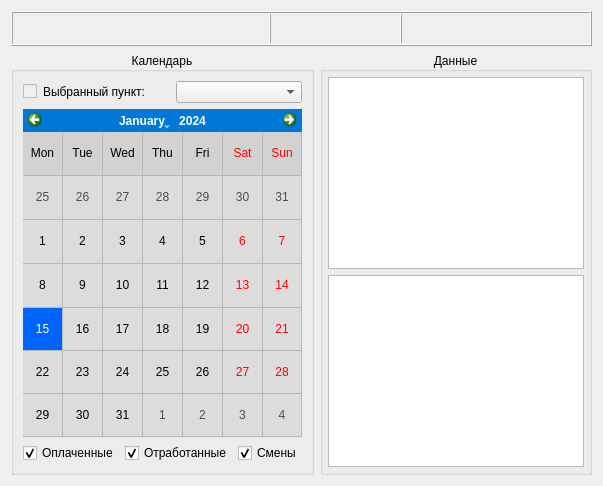
      <widget class="QWidget" name="tab">
       <attribute name="title">
        <string>График</string>
       </attribute>
       <layout class="QGridLayout" name="gridLayout_3">
        <item row="1" column="0">
         <widget class="QGroupBox" name="groupBox_3">
          <property name="title">
           <string>Календарь</string>
          </property>
          <property name="alignment">
           <set>Qt::AlignCenter</set>
          </property>
          <property name="flat">
           <bool>false</bool>
          </property>
          <layout class="QGridLayout" name="gridLayout_6">
           <item row="0" column="0">
            <layout class="QHBoxLayout" name="horizontalLayout_6">
             <item>
              <widget class="QCheckBox" name="checkBoxEmployeeView">
               <property name="enabled">
                <bool>false</bool>
               </property>
               <property name="sizePolicy">
                <sizepolicy hsizetype="Fixed" vsizetype="Fixed">
                 <horstretch>0</horstretch>
                 <verstretch>0</verstretch>
                </sizepolicy>
               </property>
               <property name="toolTip">
                <string>Отображение от лица сотрудника</string>
               </property>
              </widget>
             </item>
             <item>
              <widget class="QLabel" name="label_2">
               <property name="text">
                <string>Выбранный пункт:</string>
               </property>
              </widget>
             </item>
             <item>
              <widget class="QComboBox" name="comboBoxPoint"/>
             </item>
            </layout>
           </item>
           <item row="1" column="0">
            <widget class="QCalendarWidget" name="calendarWidget">
             <property name="sizePolicy">
              <sizepolicy hsizetype="Expanding" vsizetype="Expanding">
               <horstretch>0</horstretch>
               <verstretch>0</verstretch>
              </sizepolicy>
             </property>
             <property name="minimumSize">
              <size>
               <width>0</width>
               <height>0</height>
              </size>
             </property>
             <property name="styleSheet">
              <string notr="true">QCalendarWidget QToolButton {
  	color: white;
	background-color: rgb(0, 120, 215);
  }
  
  QCalendarWidget QSpinBox { 
  	color: white; 
	background-color: rgb(0, 120, 215);
  	selection-background-color: rgb(136, 136, 136);
  	selection-color: rgb(255, 255, 255);
  }
  /* header row */
  QCalendarWidget QWidget { alternate-background-color: rgb(210, 210, 210); }
   
  /* normal days */
  QCalendarWidget QAbstractItemView:enabled 
  {
  	color: black;  
  	background-color: rgb(220, 220, 220);  
	selection-background-color: rgb(0, 100, 255); 
  	selection-color: rgb(255, 255, 255); 
  }
   
  /* days in other months */
  /* navigation bar */
QCalendarWidget QWidget#qt_calendar_navigationbar
{  
	background-color: rgb(0, 120, 215);
}
QCalendarWidget QAbstractItemView:disabled 
{ 
color: rgb(77, 77, 77); 
}</string>
             </property>
             <property name="gridVisible">
              <bool>true</bool>
             </property>
             <property name="verticalHeaderFormat">
              <enum>QCalendarWidget::NoVerticalHeader</enum>
             </property>
             <property name="navigationBarVisible">
              <bool>true</bool>
             </property>
             <property name="dateEditEnabled">
              <bool>true</bool>
             </property>
            </widget>
           </item>
           <item row="2" column="0">
            <layout class="QHBoxLayout" name="horizontalLayout_3">
             <item>
              <widget class="QCheckBox" name="checkBoxPayedDays">
               <property name="text">
                <string>Оплаченные</string>
               </property>
               <property name="checked">
                <bool>true</bool>
               </property>
              </widget>
             </item>
             <item>
              <widget class="QCheckBox" name="checkBoxFinishedDays">
               <property name="text">
                <string>Отработанные</string>
               </property>
               <property name="checked">
                <bool>true</bool>
               </property>
              </widget>
             </item>
             <item>
              <widget class="QCheckBox" name="checkBoxShifts">
               <property name="text">
                <string>Смены</string>
               </property>
               <property name="checked">
                <bool>true</bool>
               </property>
              </widget>
             </item>
            </layout>
           </item>
          </layout>
         </widget>
        </item>
        <item row="0" column="0" colspan="2">
         <widget class="QFrame" name="frame">
          <property name="frameShape">
           <enum>QFrame::Box</enum>
          </property>
          <property name="frameShadow">
           <enum>QFrame::Raised</enum>
          </property>
          <property name="lineWidth">
           <number>1</number>
          </property>
          <layout class="QHBoxLayout" name="horizontalLayout_2">
           <property name="spacing">
            <number>0</number>
           </property>
           <property name="leftMargin">
            <number>0</number>
           </property>
           <property name="topMargin">
            <number>0</number>
           </property>
           <property name="rightMargin">
            <number>0</number>
           </property>
           <property name="bottomMargin">
            <number>0</number>
           </property>
           <item>
            <widget class="QToolButton" name="toolButtonArrow">
             <property name="toolTip">
              <string>Выделение</string>
             </property>
             <property name="text">
              <string/>
             </property>
             <property name="icon">
              <iconset resource="resource.qrc">
               <normaloff>:/image/toolBar/arrow.png</normaloff>:/image/toolBar/arrow.png</iconset>
             </property>
             <property name="iconSize">
              <size>
               <width>24</width>
               <height>24</height>
              </size>
             </property>
             <property name="checkable">
              <bool>false</bool>
             </property>
             <property name="toolButtonStyle">
              <enum>Qt::ToolButtonIconOnly</enum>
             </property>
             <property name="autoRaise">
              <bool>true</bool>
             </property>
            </widget>
           </item>
           <item>
            <widget class="QToolButton" name="toolButtonEmployees">
             <property name="toolTip">
              <string>Выбрать сотрудника</string>
             </property>
             <property name="text">
              <string/>
             </property>
             <property name="icon">
              <iconset resource="resource.qrc">
               <normaloff>:/image/toolBar/employeeNew.png</normaloff>:/image/toolBar/employeeNew.png</iconset>
             </property>
             <property name="iconSize">
              <size>
               <width>24</width>
               <height>24</height>
              </size>
             </property>
             <property name="autoRaise">
              <bool>true</bool>
             </property>
            </widget>
           </item>
           <item>
            <widget class="QToolButton" name="toolButtonSalary">
             <property name="toolTip">
              <string>Задать стоимость дня</string>
             </property>
             <property name="text">
              <string/>
             </property>
             <property name="icon">
              <iconset resource="resource.qrc">
               <normaloff>:/image/toolBar/salary.png</normaloff>:/image/toolBar/salary.png</iconset>
             </property>
             <property name="iconSize">
              <size>
               <width>24</width>
               <height>24</height>
              </size>
             </property>
             <property name="autoRaise">
              <bool>true</bool>
             </property>
            </widget>
           </item>
           <item>
            <widget class="QToolButton" name="toolButtonPaymentTarget">
             <property name="toolTip">
              <string>Оплатить смену</string>
             </property>
             <property name="text">
              <string/>
             </property>
             <property name="icon">
              <iconset resource="resource.qrc">
               <normaloff>:/image/toolBar/paymentTarget.png</normaloff>:/image/toolBar/paymentTarget.png</iconset>
             </property>
             <property name="iconSize">
              <size>
               <width>24</width>
               <height>24</height>
              </size>
             </property>
             <property name="autoRaise">
              <bool>true</bool>
             </property>
            </widget>
           </item>
           <item>
            <widget class="QToolButton" name="toolButtonPaymentGeneral">
             <property name="toolTip">
              <string>Оплатить несколько смен</string>
             </property>
             <property name="text">
              <string/>
             </property>
             <property name="icon">
              <iconset resource="resource.qrc">
               <normaloff>:/image/toolBar/paymentGeneral.png</normaloff>:/image/toolBar/paymentGeneral.png</iconset>
             </property>
             <property name="iconSize">
              <size>
               <width>24</width>
               <height>24</height>
              </size>
             </property>
             <property name="autoRaise">
              <bool>true</bool>
             </property>
            </widget>
           </item>
           <item>
            <widget class="QToolButton" name="toolButtonCalculate">
             <property name="toolTip">
              <string>Перерасчет графика</string>
             </property>
             <property name="text">
              <string/>
             </property>
             <property name="icon">
              <iconset resource="resource.qrc">
               <normaloff>:/image/toolBar/calculator.png</normaloff>:/image/toolBar/calculator.png</iconset>
             </property>
             <property name="iconSize">
              <size>
               <width>24</width>
               <height>24</height>
              </size>
             </property>
             <property name="autoRaise">
              <bool>true</bool>
             </property>
            </widget>
           </item>
           <item>
            <widget class="QToolButton" name="toolButtonClear">
             <property name="toolTip">
              <string>Сбросить данные дня</string>
             </property>
             <property name="text">
              <string/>
             </property>
             <property name="icon">
              <iconset resource="resource.qrc">
               <normaloff>:/image/toolBar/clearTarget.png</normaloff>:/image/toolBar/clearTarget.png</iconset>
             </property>
             <property name="iconSize">
              <size>
               <width>24</width>
               <height>24</height>
              </size>
             </property>
             <property name="autoRaise">
              <bool>true</bool>
             </property>
            </widget>
           </item>
           <item>
            <widget class="QToolButton" name="toolButtonReset">
             <property name="enabled">
              <bool>false</bool>
             </property>
             <property name="toolTip">
              <string>Сброс графика</string>
             </property>
             <property name="text">
              <string/>
             </property>
             <property name="icon">
              <iconset resource="resource.qrc">
               <normaloff>:/image/toolBar/clearGeneral.png</normaloff>:/image/toolBar/clearGeneral.png</iconset>
             </property>
             <property name="iconSize">
              <size>
               <width>24</width>
               <height>24</height>
              </size>
             </property>
             <property name="autoRaise">
              <bool>true</bool>
             </property>
            </widget>
           </item>
           <item>
            <widget class="Line" name="line">
             <property name="frameShadow">
              <enum>QFrame::Raised</enum>
             </property>
             <property name="orientation">
              <enum>Qt::Vertical</enum>
             </property>
            </widget>
           </item>
           <item>
            <widget class="QToolButton" name="toolButtonSave">
             <property name="toolTip">
              <string>Сохранить</string>
             </property>
             <property name="text">
              <string/>
             </property>
             <property name="icon">
              <iconset resource="resource.qrc">
               <normaloff>:/image/toolBar/save.png</normaloff>:/image/toolBar/save.png</iconset>
             </property>
             <property name="iconSize">
              <size>
               <width>24</width>
               <height>24</height>
              </size>
             </property>
             <property name="autoRaise">
              <bool>true</bool>
             </property>
            </widget>
           </item>
           <item>
            <widget class="QToolButton" name="toolButtonLoad">
             <property name="toolTip">
              <string>Загрузить</string>
             </property>
             <property name="text">
              <string/>
             </property>
             <property name="icon">
              <iconset resource="resource.qrc">
               <normaloff>:/image/toolBar/load.png</normaloff>:/image/toolBar/load.png</iconset>
             </property>
             <property name="iconSize">
              <size>
               <width>24</width>
               <height>24</height>
              </size>
             </property>
             <property name="autoRaise">
              <bool>true</bool>
             </property>
            </widget>
           </item>
           <item>
            <widget class="QToolButton" name="toolButtonServerLoad">
             <property name="enabled">
              <bool>false</bool>
             </property>
             <property name="toolTip">
              <string>Загрузить с сервера</string>
             </property>
             <property name="icon">
              <iconset resource="resource.qrc">
               <normaloff>:/image/toolBar/serverLoad.png</normaloff>:/image/toolBar/serverLoad.png</iconset>
             </property>
             <property name="iconSize">
              <size>
               <width>24</width>
               <height>24</height>
              </size>
             </property>
             <property name="autoRaise">
              <bool>true</bool>
             </property>
            </widget>
           </item>
           <item>
            <widget class="QToolButton" name="toolButtonRequestEditor">
             <property name="toolTip">
              <string>Открыть редактор запросов</string>
             </property>
             <property name="text">
              <string/>
             </property>
             <property name="icon">
              <iconset resource="resource.qrc">
               <normaloff>:/image/icons/noIcon.png</normaloff>:/image/icons/noIcon.png</iconset>
             </property>
             <property name="iconSize">
              <size>
               <width>24</width>
               <height>24</height>
              </size>
             </property>
             <property name="autoRaise">
              <bool>true</bool>
             </property>
            </widget>
           </item>
           <item>
            <widget class="Line" name="line_2">
             <property name="frameShadow">
              <enum>QFrame::Raised</enum>
             </property>
             <property name="orientation">
              <enum>Qt::Vertical</enum>
             </property>
            </widget>
           </item>
           <item>
            <widget class="QToolButton" name="toolButtonExportToExcel">
             <property name="toolTip">
              <string>Экспорт в Excel</string>
             </property>
             <property name="icon">
              <iconset resource="resource.qrc">
               <normaloff>:/image/toolBar/toExcel.png</normaloff>:/image/toolBar/toExcel.png</iconset>
             </property>
             <property name="iconSize">
              <size>
               <width>24</width>
               <height>24</height>
              </size>
             </property>
             <property name="autoRaise">
              <bool>true</bool>
             </property>
            </widget>
           </item>
           <item>
            <spacer name="horizontalSpacer">
             <property name="orientation">
              <enum>Qt::Horizontal</enum>
             </property>
             <property name="sizeHint" stdset="0">
              <size>
               <width>40</width>
               <height>20</height>
              </size>
             </property>
            </spacer>
           </item>
          </layout>
         </widget>
        </item>
        <item row="1" column="1">
         <widget class="QGroupBox" name="groupBox_4">
          <property name="title">
           <string>Данные</string>
          </property>
          <property name="alignment">
           <set>Qt::AlignCenter</set>
          </property>
          <property name="checkable">
           <bool>false</bool>
          </property>
          <layout class="QVBoxLayout" name="verticalLayout_3">
           <property name="leftMargin">
            <number>5</number>
           </property>
           <property name="topMargin">
            <number>5</number>
           </property>
           <property name="rightMargin">
            <number>5</number>
           </property>
           <property name="bottomMargin">
            <number>5</number>
           </property>
           <item>
            <widget class="QTextBrowser" name="textBrowserShiftInfo">
             <property name="sizePolicy">
              <sizepolicy hsizetype="Preferred" vsizetype="Expanding">
               <horstretch>0</horstretch>
               <verstretch>0</verstretch>
              </sizepolicy>
             </property>
            </widget>
           </item>
           <item>
            <widget class="QTextBrowser" name="textBrowserLoggs">
             <property name="sizePolicy">
              <sizepolicy hsizetype="Preferred" vsizetype="Expanding">
               <horstretch>0</horstretch>
               <verstretch>0</verstretch>
              </sizepolicy>
             </property>
             <property name="maximumSize">
              <size>
               <width>16777215</width>
               <height>16777215</height>
              </size>
             </property>
             <property name="html">
              <string>&lt;!DOCTYPE HTML PUBLIC &quot;-//W3C//DTD HTML 4.0//EN&quot; &quot;http://www.w3.org/TR/REC-html40/strict.dtd&quot;&gt;
&lt;html&gt;&lt;head&gt;&lt;meta name=&quot;qrichtext&quot; content=&quot;1&quot; /&gt;&lt;style type=&quot;text/css&quot;&gt;
p, li { white-space: pre-wrap; }
&lt;/style&gt;&lt;/head&gt;&lt;body style=&quot; font-family:'MS Shell Dlg 2'; font-size:7.8pt; font-weight:400; font-style:normal;&quot;&gt;
&lt;p style=&quot;-qt-paragraph-type:empty; margin-top:0px; margin-bottom:0px; margin-left:0px; margin-right:0px; -qt-block-indent:0; text-indent:0px;&quot;&gt;&lt;br /&gt;&lt;/p&gt;&lt;/body&gt;&lt;/html&gt;</string>
             </property>
            </widget>
           </item>
          </layout>
         </widget>
        </item>
       </layout>
      </widget>
